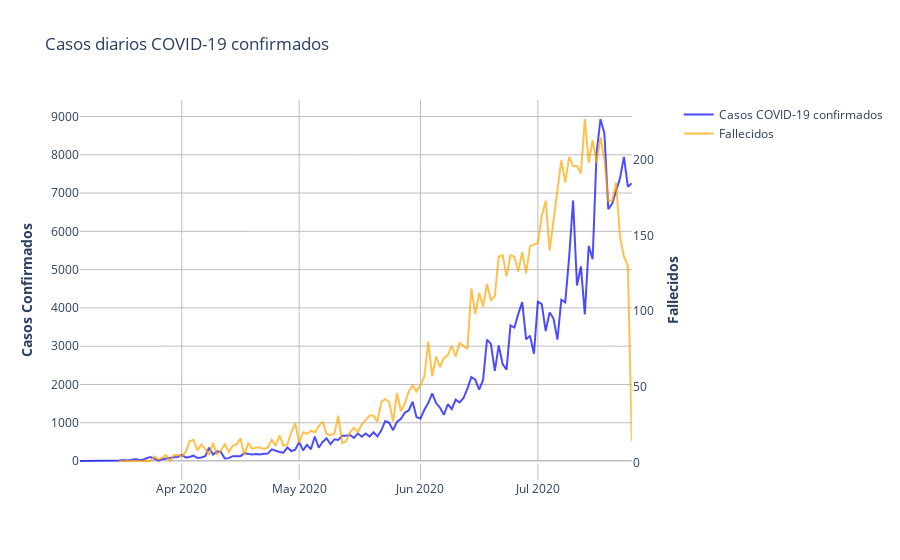

Notebook code cell kept with this figure:
### Markdown cell above
## Casos a nivel nacional

### Code cell
fig = make_subplots(specs=[[{"secondary_y": True}]],)

fig.add_trace(go.Scatter(
                x=df_covid_nac.date,
                y=df_covid_nac['casos'],
                name="Casos COVID-19 confirmados",
                line_color='Blue',
                opacity=0.7), secondary_y=False,)

fig.add_trace(go.Scatter(
                x=df_covid_NacM.dateMuerte,
                y=df_covid_NacM['casos'],
                name="Fallecidos",
                line_color='Orange',
                opacity=0.7), secondary_y=True,)
# Titulo
fig.update_layout(
    title_text="Casos diarios COVID-19 confirmados", 
    paper_bgcolor='rgba(0,0,0,0)',
    plot_bgcolor='rgba(0,0,0,0)',
   
)
# Set x-axis title

#title_text="<b>Periodo mensual ( Enero 2014 - Enero 2020)</b>"

fig.update_xaxes(gridcolor='#bdbdbd')

# Set y-axes titles
fig.update_yaxes(title_text="<b>Casos Confirmados</b>", secondary_y=False,gridcolor='#bdbdbd',zerolinecolor='#bdbdbd')
fig.update_yaxes(title_text="<b>Fallecidos</b>", secondary_y=True)


fig.show()

### Figure 1 — Plotly figure (JSON) as saved in the notebook; plotly's stock layout.template omitted (floating-point values rounded to 4 significant figures; data arrays with more than 128 entries replaced by an {"elided": "..."} marker saying what was removed)
{"data": [{"line": {"color": "Blue"}, "name": "Casos COVID-19 confirmados", "opacity": 0.7, "type": "scatter", "x": {"elided": "139 str values"}, "xaxis": "x", "y": {"elided": "139 int values"}, "yaxis": "y"}, {"line": {"color": "Orange"}, "name": "Fallecidos", "opacity": 0.7, "type": "scatter", "x": ["2020-03-16", "2020-03-22", "2020-03-23", "2020-03-24", "2020-03-25", "2020-03-26", "2020-03-27", "2020-03-28", "2020-03-29", "2020-03-30", "2020-03-31", "2020-04-01", "2020-04-02", "2020-04-03", "2020-04-04", "2020-04-05", "2020-04-06", "2020-04-07", "2020-04-08", "2020-04-09", "2020-04-10", "2020-04-11", "2020-04-12", "2020-04-13", "2020-04-14", "2020-04-15", "2020-04-16", "2020-04-17", "2020-04-18", "2020-04-19", "2020-04-20", "2020-04-21", "2020-04-22", "2020-04-23", "2020-04-24", "2020-04-25", "2020-04-26", "2020-04-27", "2020-04-28", "2020-04-29", "2020-04-30", "2020-05-01", "2020-05-02", "2020-05-03", "2020-05-04", "2020-05-05", "2020-05-06", "2020-05-07", "2020-05-08", "2020-05-09", "2020-05-10", "2020-05-11", "2020-05-12", "2020-05-13", "2020-05-14", "2020-05-15", "2020-05-16", "2020-05-17", "2020-05-18", "2020-05-19", "2020-05-20", "2020-05-21", "2020-05-22", "2020-05-23", "2020-05-24", "2020-05-25", "2020-05-26", "2020-05-27", "2020-05-28", "2020-05-29", "2020-05-30", "2020-05-31", "2020-06-01", "2020-06-02", "2020-06-03", "2020-06-04", "2020-06-05", "2020-06-06", "2020-06-07", "2020-06-08", "2020-06-09", "2020-06-10", "2020-06-11", "2020-06-12", "2020-06-13", "2020-06-14", "2020-06-15", "2020-06-16", "2020-06-17", "2020-06-18", "2020-06-19", "2020-06-20", "2020-06-21", "2020-06-22", "2020-06-23", "2020-06-24", "2020-06-25", "2020-06-26", "2020-06-27", "2020-06-28", "2020-06-29", "2020-06-30", "2020-07-01", "2020-07-02", "2020-07-03", "2020-07-04", "2020-07-05", "2020-07-06", "2020-07-07", "2020-07-08", "2020-07-09", "2020-07-10", "2020-07-11", "2020-07-12", "2020-07-13", "2020-07-14", "2020-07-15", "2020-07-16", "2020-07-17", "2020-07-18", "2020-07-19", "2020-07-20", "2020-07-21", "2020-07-22", "2020-07-23", "2020-07-24", "2020-07-25"], "xaxis": "x", "y": [1, 1, 1, 1, 4, 2, 3, 5, 1, 5, 5, 4, 7, 14, 15, 8, 12, 9, 5, 13, 5, 8, 12, 7, 11, 12, 16, 5, 13, 9, 10, 10, 9, 10, 15, 11, 18, 11, 12, 20, 26, 13, 20, 19, 21, 20, 24, 27, 19, 18, 19, 31, 13, 14, 20, 23, 20, 25, 28, 31, 31, 27, 40, 42, 40, 27, 46, 34, 39, 47, 51, 47, 51, 57, 80, 57, 70, 63, 69, 71, 77, 70, 79, 77, 75, 115, 98, 112, 103, 118, 107, 110, 136, 137, 123, 137, 136, 126, 139, 125, 143, 144, 145, 163, 173, 140, 159, 178, 200, 185, 202, 196, 196, 191, 227, 198, 213, 198, 215, 200, 173, 173, 185, 149, 136, 130, 14], "yaxis": "y2"}], "layout": {"paper_bgcolor": "rgba(0,0,0,0)", "plot_bgcolor": "rgba(0,0,0,0)", "title": {"text": "Casos diarios COVID-19 confirmados"}, "xaxis": {"anchor": "y", "domain": [0, 0.94], "gridcolor": "#bdbdbd"}, "yaxis": {"anchor": "x", "domain": [0, 1], "gridcolor": "#bdbdbd", "title": {"text": "<b>Casos Confirmados</b>"}, "zerolinecolor": "#bdbdbd"}, "yaxis2": {"anchor": "x", "overlaying": "y", "side": "right", "title": {"text": "<b>Fallecidos</b>"}}}}
